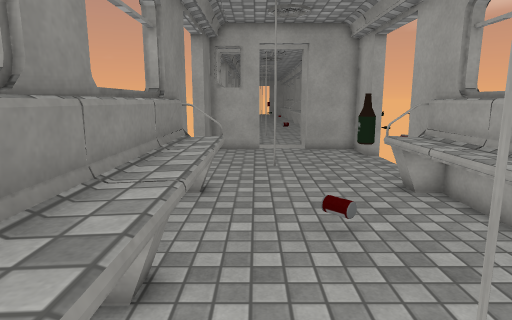
[1] (above)

12 first-person views from a walk through a scene from a Unity 3-D project. The camera is 1.4 m above the floor, tilts 10° down and sees 75° across. Doors are open. The floor is counted in squares, 0.5 m on a side. Each view is taken from the middle of a square. On the plan, view 1 faces up. The plan holds only what a view shows up to about 20 squares ahead; the rest is blank. The place goes on beyond the plan. The player is left out. Some surface patterns are stand-ins.

[2]
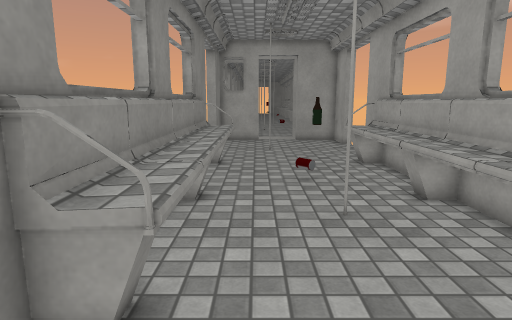

[3]
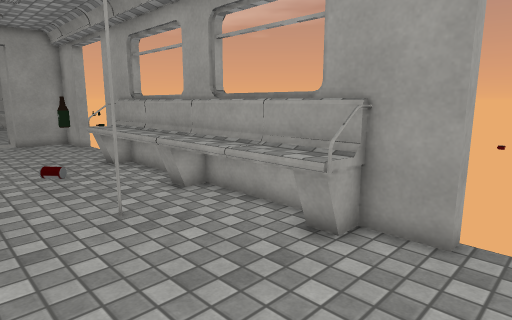

[4]
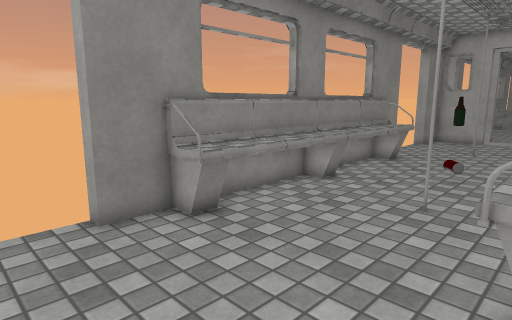

[5]
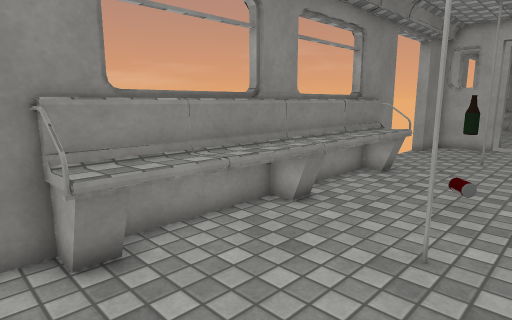

[6]
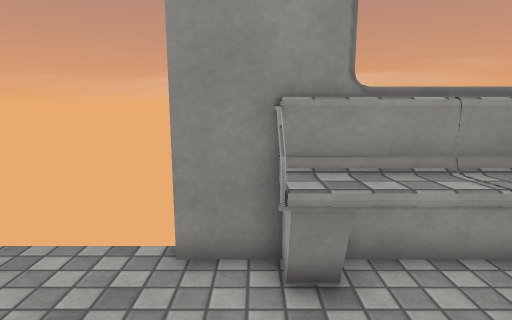

[7]
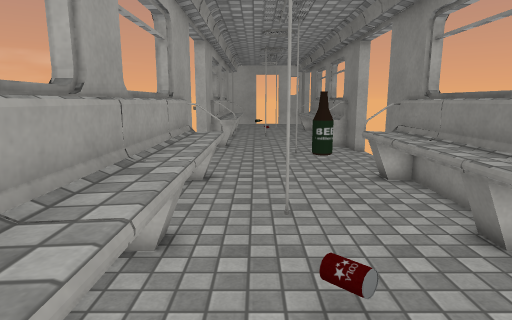

[8]
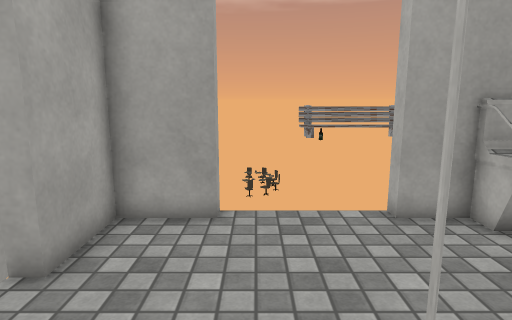

[9]
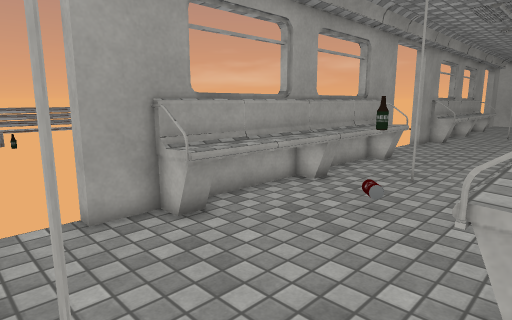

[10]
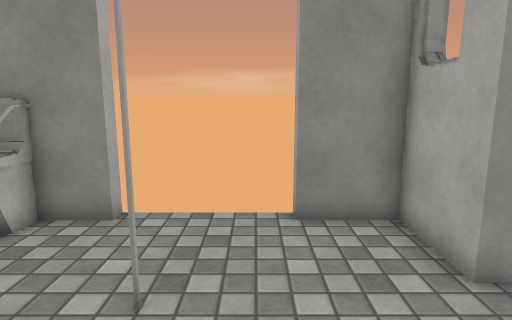

[11]
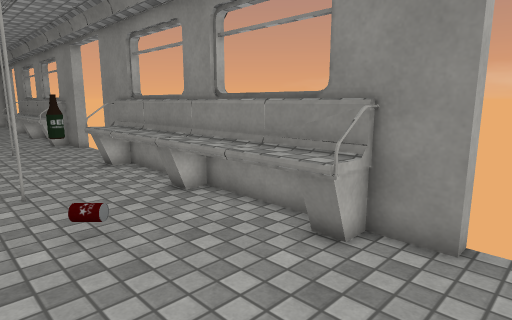

[12]
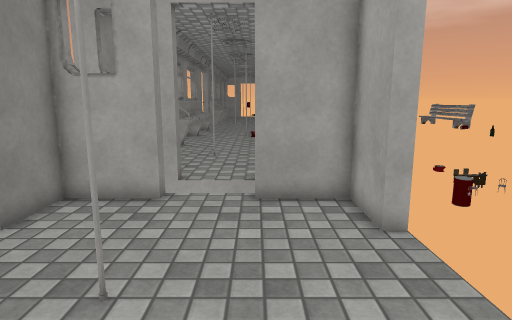

### Floor plan
Key: @ floor where view 1 was taken; # wall or solid block; x gap in a wall; . floor; D open door; = window, fence, low wall or low ledge; ^ raised ledge; O other object.
Columns run from 3 left of view 1 to 6 right of it. Each row starts with its distance up from view 1.
 20   ##DDD#
 19 ####..####
 18 #........#
 17 D........x
 16 D.........
 15 D.........
 14 D...#.....
 13 D........
 12 #........#
 11 #^=....=^#
 10 #^^....^^#
  9 #^^....^^#
  8 #^^....^^#
  7 #^^....^^#
  6 #^^..O.^^#
  5 #^^....^^#
  4 #^^....^^#
  3 #^^..#.^^#
  2 #^^....^^#
  1 #^^....^^#
  0 #^^@...^^#
 -1 #^^....^^#
 -2 #^=....#^#
 -3 #........#
 -4 D........
 -5 D........
 -6 D........
 -7 D...#....

Positions as (right, up) in squares from view 1, and headings:
1: (0, 0), facing up
2: (0, -5), facing up
3: (-1, -5), facing up-right
4: (5, -6), facing up-left
5: (4, -3), facing up-left
6: (3, -2), facing left
7: (3, 11), facing down
8: (-2, 16), facing right
9: (-2, 15), facing down-right
10: (5, 16), facing left
11: (4, 14), facing down-left
12: (3, 10), facing up
